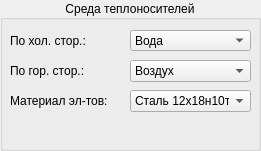
   <widget class="QGroupBox" name="groupBox_4">
    <property name="geometry">
     <rect>
      <x>10</x>
      <y>380</y>
      <width>261</width>
      <height>151</height>
     </rect>
    </property>
    <property name="title">
     <string>Среда теплоносителей</string>
    </property>
    <property name="alignment">
     <set>Qt::AlignCenter</set>
    </property>
    <widget class="QLabel" name="label_21">
     <property name="geometry">
      <rect>
       <x>10</x>
       <y>30</y>
       <width>121</width>
       <height>21</height>
      </rect>
     </property>
     <property name="text">
      <string>По хол. стор.:</string>
     </property>
    </widget>
    <widget class="QLabel" name="label_43">
     <property name="geometry">
      <rect>
       <x>10</x>
       <y>60</y>
       <width>121</width>
       <height>21</height>
      </rect>
     </property>
     <property name="text">
      <string>По гор. стор.:</string>
     </property>
    </widget>
    <widget class="QComboBox" name="CPED1comboBox">
     <property name="geometry">
      <rect>
       <x>130</x>
       <y>30</y>
       <width>121</width>
       <height>21</height>
      </rect>
     </property>
     <property name="currentText">
      <string>Вода</string>
     </property>
     <property name="currentIndex">
      <number>1</number>
     </property>
     <item>
      <property name="text">
       <string>Воздух</string>
      </property>
     </item>
     <item>
      <property name="text">
       <string>Вода</string>
      </property>
     </item>
     <item>
      <property name="text">
       <string>Масло</string>
      </property>
     </item>
     <item>
      <property name="text">
       <string>Дым. газ</string>
      </property>
     </item>
    </widget>
    <widget class="QComboBox" name="CPED2comboBox">
     <property name="geometry">
      <rect>
       <x>130</x>
       <y>60</y>
       <width>121</width>
       <height>22</height>
      </rect>
     </property>
     <item>
      <property name="text">
       <string>Воздух</string>
      </property>
     </item>
     <item>
      <property name="text">
       <string>Вода</string>
      </property>
     </item>
     <item>
      <property name="text">
       <string>Масло</string>
      </property>
     </item>
     <item>
      <property name="text">
       <string>Дым. газ</string>
      </property>
     </item>
    </widget>
    <widget class="QLabel" name="label_45">
     <property name="geometry">
      <rect>
       <x>10</x>
       <y>90</y>
       <width>121</width>
       <height>21</height>
      </rect>
     </property>
     <property name="text">
      <string>Материал эл-тов:</string>
     </property>
    </widget>
    <widget class="QComboBox" name="MATEPcomboBox">
     <property name="geometry">
      <rect>
       <x>130</x>
       <y>90</y>
       <width>121</width>
       <height>22</height>
      </rect>
     </property>
     <item>
      <property name="text">
       <string>Сталь 12х18н10т</string>
      </property>
     </item>
     <item>
      <property name="text">
       <string>Алюминий</string>
      </property>
     </item>
     <item>
      <property name="text">
       <string>Сталь углеродная</string>
      </property>
     </item>
    </widget>
   </widget>
